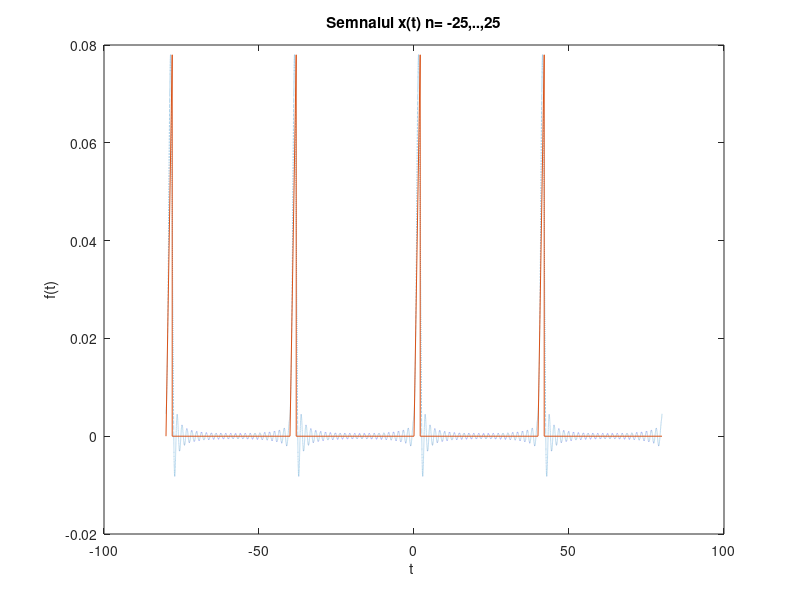
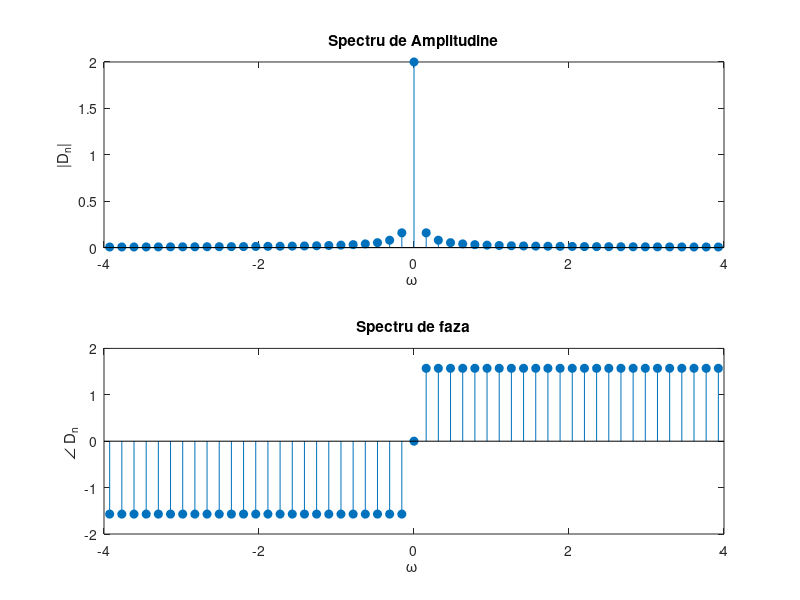

These charts were generated, in order, by the following MATLAB code:
P = 40; % perioada P a semnalului

wo = 2*pi/P;  % pulsatia semnalului 			

C0 = 4/1600	% coeficientii			

t = -80:0.001:80;				

N = 25;			% Avem 50 de coeficienti apartinand intervalului [-25, 25]
   
   x = C0*ones(size(t));		
   
   for k = -N:-1,			% bucla pentru termenii negativi
      Xk =2*(exp(-j*k*wo*2)*(-2*j*k*wo+exp(2*j*wo*k)-1))/(j*j*k*k*wo*wo*P*P);       
                            % calculul integralei pentru o functie: f={-2A*t/T, pt t intre 0 si 2 si 0 in rest              
      x = x + real(Xk*exp(j*k*wo*t));	%reconstruirea semnalului
   end;
   
   for k = 1:N,			% bucla pentru termenii pozitivi
      Xk =2*(exp(-j*k*wo*2)*(-2*j*k*wo+exp(2*j*wo*k)-1))/(j*j*k*k*wo*wo*P*P);               
      x = x + real(Xk*exp(j*k*wo*t));	
   end;

   plot(t,x,':');			
   hold on;
   plot([ -80 -78 -78 -40 -38 -38 0 2 2 40 42 42 80],[ 0 0.078 0 0 0.078 0 0 0.078 0 0 0.078 0 0   ],'-'); %semnalul initial
   hold off;
   hold off;
   xlabel('t ');
   ylabel('f(t)');
   titlevec = ['Semnalul x(t) n= ' num2str(-N),',..,',num2str(N)];
   title(titlevec);
   

clear;					% stergem memoria
figure(2); clf;			

P = 40; wo = 2*pi/P;			

D0 = 2;				

i = 1;					% vector folosit pentru memorarea Dn si w

for k = -25:-1,				
   Xk(i) = j/(2*pi*k)                  
   w(i) = k*wo;				
	i = i + 1;			
end;

Xk(i) = D0
w(i) = 0;	

i = i + 1;				

for k = 1:25			
   Xk(i) = j/(2*pi*k)                 
   w(i) = k*wo;				
   i = i + 1;				
end;
   
subplot(2,1,1);				% spectru semnalului
stem(w,abs(Xk),'filled');
xlabel('\omega ');
ylabel('|D_n|');
title('Spectru de Amplitudine');

subplot(2,1,2);				% spectru de faza
stem(w,angle(Xk),'filled');
xlabel('\omega ');
ylabel('\angle D_n ');
title('Spectru de faza');